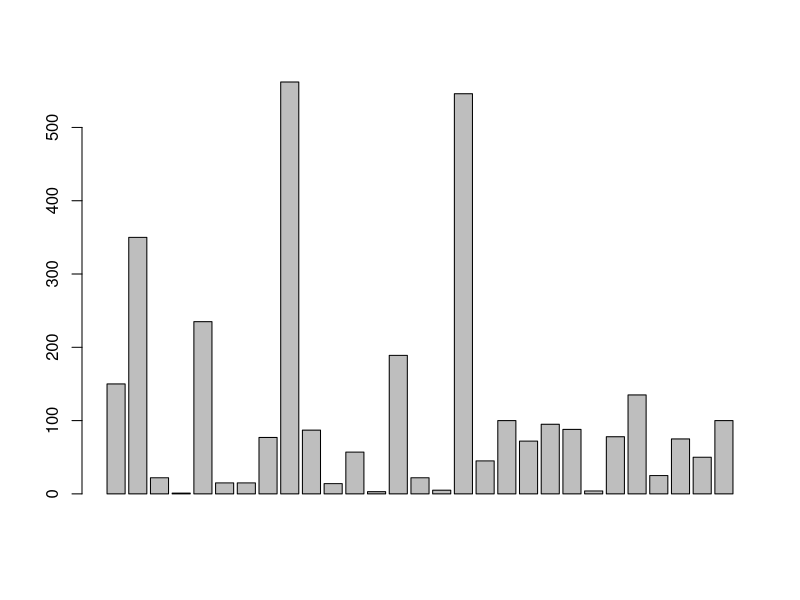

The R source for this figure:
# Week 3 Introduction - Data 710 Introduction to R Programming
# Data Frames

#  Creating a simple data frame
x <- c(seq(1:10))
y <- seq(from=1, to=20, by=2)
z <- seq(from=1, to=100, by=10)

c <- data.frame(x,y)
d <- data.frame(y,z)

# Return the structure and the value of the x variable from data frame c
str(c)
c$x

# Merge two data frames
e <- merge(c,d)
e

# Use of the read.csv, barplot, and summary functions
sample_data <-read.csv("sample.csv")
barplot(sample_data$Amount)
summary(sample_data$Amount)